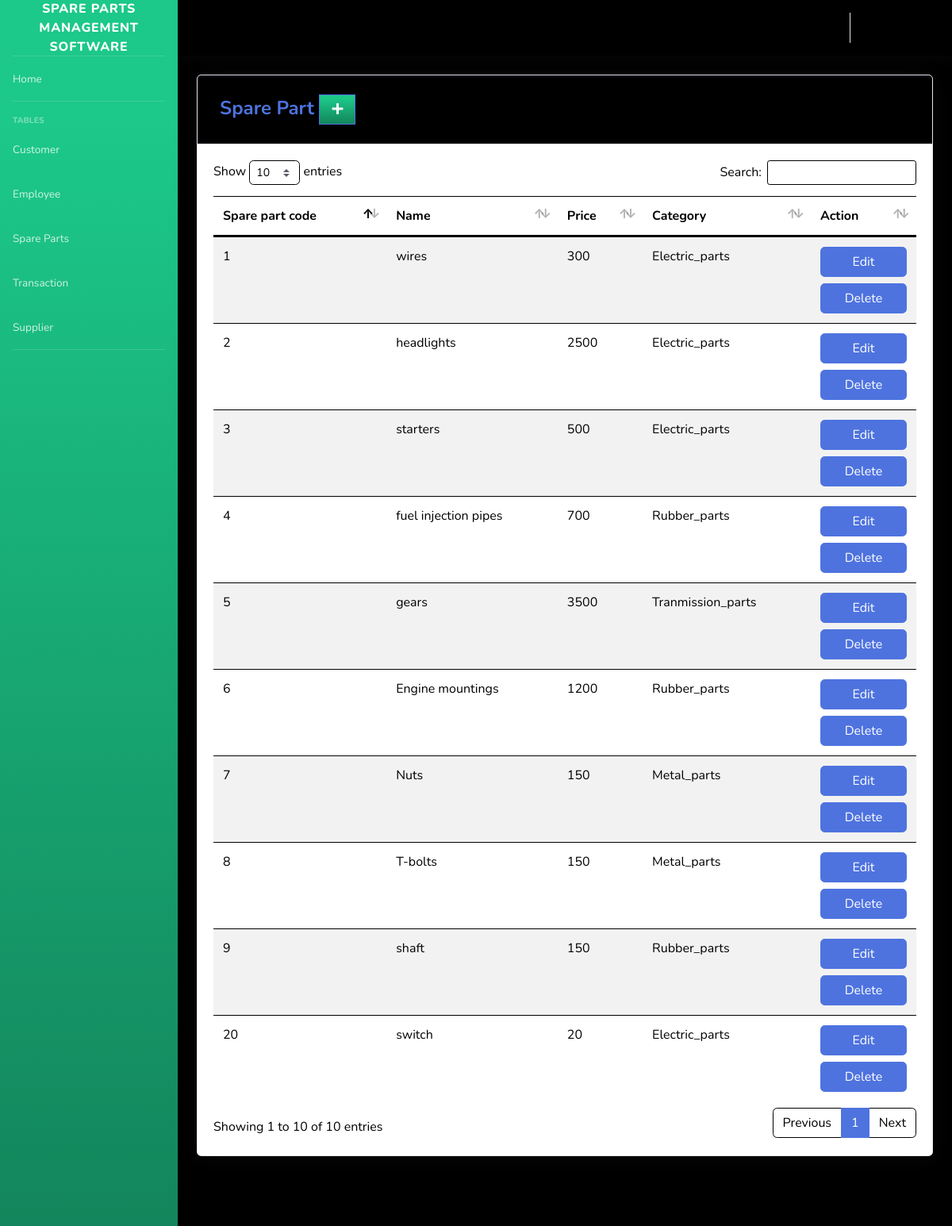
/pages/spare_parts.php (signed in), run on the app's committed database.
### tables this page shows
CREATE TABLE `product` (
  `PRODUCT_ID` int(11) NOT NULL,
  `PRODUCT_CODE` varchar(20) NOT NULL,
  `NAME` varchar(50) DEFAULT NULL,
  `DESCRIPTION` varchar(250) NOT NULL,
  `QTY_STOCK` int(50) DEFAULT NULL,
  `ON_HAND` int(250) NOT NULL,
  `PRICE` int(50) DEFAULT NULL,
  `CATEGORY_ID` int(11) DEFAULT NULL,
  `SUPPLIER_ID` int(11) DEFAULT NULL,
  `DATE_STOCK_IN` varchar(50) NOT NULL
);

CREATE TABLE `category` (
  `CATEGORY_ID` int(11) NOT NULL,
  `CNAME` varchar(50) DEFAULT NULL
);

### pages/spare_parts.php (the view, shortened to what this page needs)
<?php
include'../includes/connection.php';
include'../includes/sidebar.php';
?>
            <div class="card shadow mb-4">
            <div class="card-header py-3">
              <h4 class="m-2 font-weight-bold text-primary">Spare Part&nbsp;<a  href="#" data-toggle="modal" data-target="#aModal" type="button" class="btn btn-primary bg-gradient-success" style="border-radius: 0px;"><i class="fas fa-fw fa-plus"></i></a></h4>
            </div>
            <div class="card-body">
              <div class="table-responsive">
                <table class="table table-striped" id="dataTable" width="100%" cellspacing="0">
               <thead>
                   <tr>
                     <th>Spare part code</th>
                     <th>Name</th>
                     <th>Price</th>
                     <th>Category</th>
                     <th>Action</th>
                   </tr>
               </thead>
          <tbody>
<?php
    $query = 'SELECT PRODUCT_ID, PRODUCT_CODE, NAME, PRICE, CNAME, DATE_STOCK_IN FROM product p join category c on p.CATEGORY_ID=c.CATEGORY_ID GROUP BY PRODUCT_CODE';
        $result = mysqli_query($db, $query) or die (mysqli_error($db));
            while ($row = mysqli_fetch_assoc($result)) {
                echo '<tr>';
                echo '<td>'. $row['PRODUCT_CODE'].'</td>';
                echo '<td>'. $row['NAME'].'</td>';
                echo '<td>'. $row['PRICE'].'</td>';
                echo '<td>'. $row['CNAME'].'</td>';
                      echo '<td align="right">
                                  <a type="button" class="btn btn-primary bg-gradient-primary btn-block" href="pro_edit.php?action=edit & id='.$row['PRODUCT_ID']. '">
                                    </i> Edit
                                  </a>
								  <a type="button" class="btn btn-primary bg-gradient-primary btn-block" href="pro_del.php?action=del & id='.$row['PRODUCT_ID']. '">
                                   </i> Delete
									</a>
                            </div>
                          </div> </td>';
                echo '</tr> ';
                        }
?>
<?php
include'../includes/footer.php';
?>

### includes/sidebar.php (shortened to what this page needs)
<!DOCTYPE html>
<html lang="en">
<head>
  <link href="../vendor/fontawesome-free/css/all.min.css" rel="stylesheet" type="text/css">
  <link href="../css/sb-admin-2.min.css" rel="stylesheet">
  <link href="../vendor/datatables/dataTables.bootstrap4.min.css" rel="stylesheet">
</head>
<body id="page-top">
  <div id="wrapper">
    <ul class="navbar-nav bg-gradient-success sidebar sidebar-dark accordion" id="accordionSidebar">
      <a class="sidebar-brand d-flex align-items-center justify-content-center" href="index.php">
        <div class="sidebar-brand-text mx-3">Spare Parts Management Software</div>
      </a>
      <hr class="sidebar-divider my-0">
      <li class="nav-item">
        <a class="nav-link" href="index.php">
          <span>Home</span></a>
      </li>
      <hr class="sidebar-divider">
      <div class="sidebar-heading">
        Tables
      </div>
      <li class="nav-item">
        <a class="nav-link" href="customer.php">
          <span>Customer</span></a>
      </li>
      <li class="nav-item">
        <a class="nav-link" href="Employee.php">
          <span>Employee</span></a>
      </li>
      <li class="nav-item">
        <a class="nav-link" href="spare_parts.php">
          <span>Spare Parts</span></a>
      </li>
      <li class="nav-item">
        <a class="nav-link" href="transaction.php">
          <span>Transaction</span></a>
      </li>
      <li class="nav-item">
        <a class="nav-link" href="Supplier.php">
          <span>Supplier</span></a>
      </li>
      <hr class="sidebar-divider d-none d-md-block">
    </ul>
    <?php include_once 'topbar.php'; ?>

### includes/topbar.php (shortened to what this page needs)
<div id="content-wrapper" class="d-flex flex-column">
  <div id="content">
    <nav class="navbar navbar-expand navbar-light bg-white topbar mb-4 static-top shadow">
      <ul class="navbar-nav ml-auto">
        <li class="nav-item dropdown no-arrow">
          <a class="nav-link" href="pos.php" role="button">
            <span class="mr-2 d-none d-lg-inline text-black-600 small">Point of Sale</span>
          </a>
        </li>
        <li class="nav-item dropdown no-arrow">
          <a class="nav-link dropdown-toggle" href="#" id="userDropdown" role="button" data-toggle="dropdown" aria-haspopup="true" aria-expanded="false">
            <span class="mr-2 d-none d-lg-inline text-black-600 small"><?php echo  $_SESSION['FIRST_NAME']. ' '.$_SESSION['LAST_NAME'] ;?></span>
          </a>
        </li>
      </ul>
    </nav>
    <div class="container-fluid">

### includes/footer.php (shortened to what this page needs)
      <footer class="sticky-footer bg-white">
      </footer>
</body>
</html>

### data on the page
product: PRODUCT_CODE "1", NAME "wires", PRICE "300", CATEGORY_ID.CNAME "Electric_parts"
product: PRODUCT_CODE "2", NAME "headlights", PRICE "2500", CATEGORY_ID.CNAME "Electric_parts"
product: PRODUCT_CODE "20", NAME "switch", PRICE "20", CATEGORY_ID.CNAME "Electric_parts"
product: PRODUCT_CODE "3", NAME "starters", PRICE "500", CATEGORY_ID.CNAME "Electric_parts"
product: PRODUCT_CODE "4", NAME "fuel injection pipes", PRICE "700", CATEGORY_ID.CNAME "Rubber_parts"
product: PRODUCT_CODE "5", NAME "gears", PRICE "3500", CATEGORY_ID.CNAME "Tranmission_parts"
product: PRODUCT_CODE "6", NAME "Engine mountings", PRICE "1200", CATEGORY_ID.CNAME "Rubber_parts"
product: PRODUCT_CODE "7", NAME "Nuts", PRICE "150", CATEGORY_ID.CNAME "Metal_parts"
product: PRODUCT_CODE "8", NAME "T-bolts", PRICE "150", CATEGORY_ID.CNAME "Metal_parts"
product: PRODUCT_CODE "9", NAME "shaft", PRICE "150", CATEGORY_ID.CNAME "Rubber_parts"
